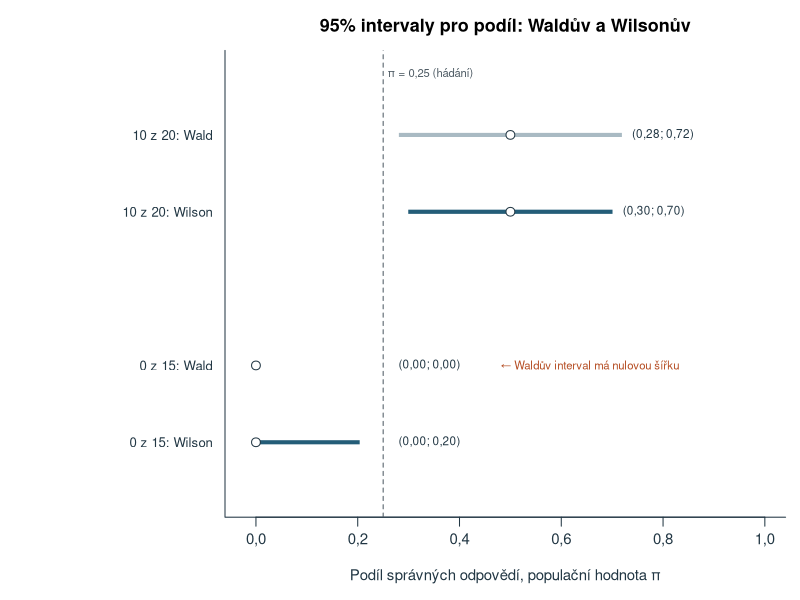
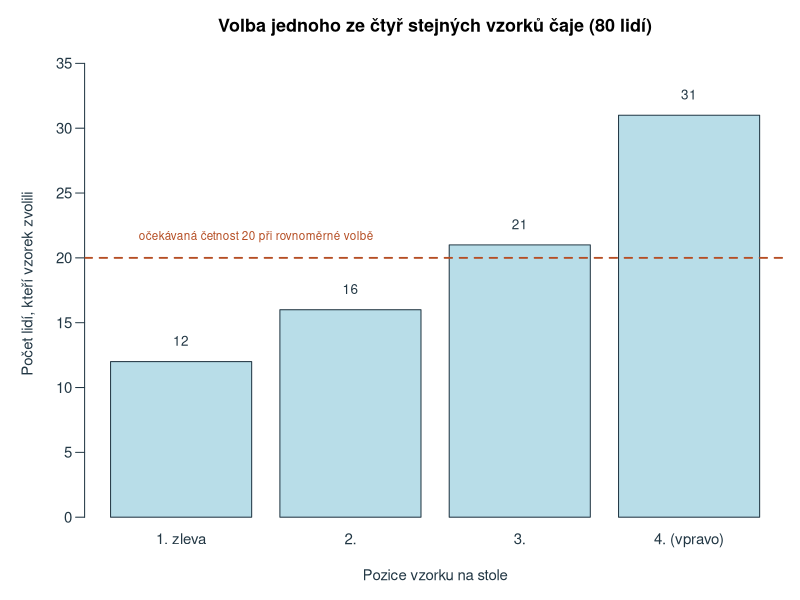
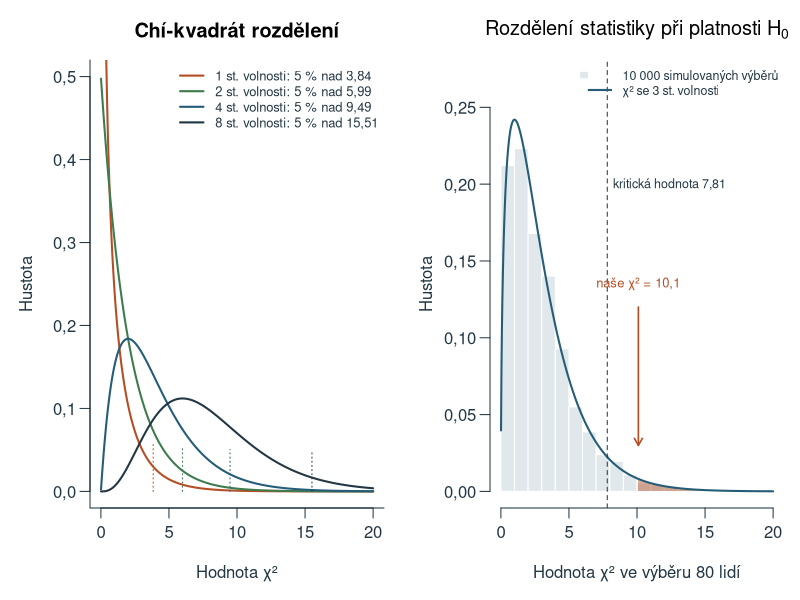
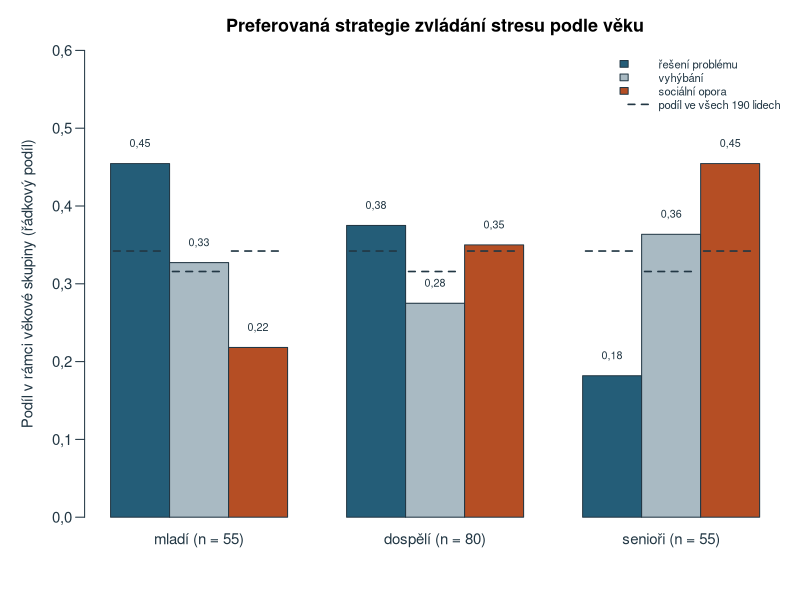
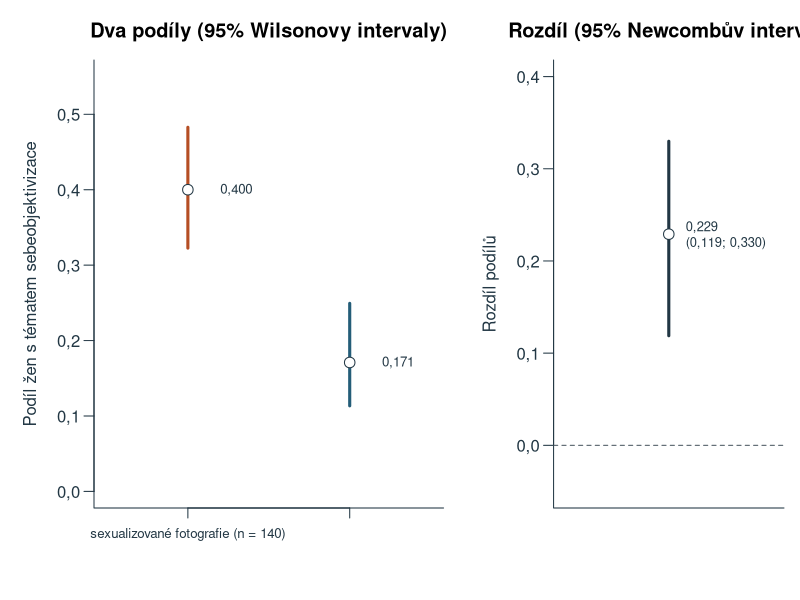

Here is the R script that generated these plots, in order:
# Teaching data, calculations and figures for chapter 9; base R, UTF-8, deterministic project-root paths.
# Real data quoted from sources: Daniels (2012) via Field et al. (p. 638); aspirin study, Prozac and anorexia,
# help-seeking (fictitious per Howell), daylight saving time (Howell's illustration) and Berkeley admissions
# via Howell (2013, ch. 6); ganzfeld studies via Cumming and Calin-Jageman (Table 13.1).
# Everything else is an authored teaching model.
ch9_out <- 'assets/chapter-09/plots'
ch9_old_options <- options(OutDec=',')
dir.create(ch9_out,recursive=TRUE,showWarnings=FALSE)
ch9_blue <- '#245D78'; ch9_orange <- '#B54E24'; ch9_fill <- '#B8DDE8'; ch9_gray <- '#4D5A63'; ch9_pale <- '#E1E8EB'; ch9_sand <- '#FAECDD'; ch9_ink <- '#223744'; ch9_mute <- '#A9BAC3'; ch9_green <- '#3E7B4F'
ch9_num <- function(x,digits=2) sub('^-','−',formatC(x,format='f',digits=digits,decimal.mark=','))
ch9_draw <- function(name,code,width=8,height=4.5) {
  svg(file.path(ch9_out,paste0(name,'.svg')),width=width,height=height,family='sans',bg='white')
  par(mar=c(4.5,4.5,2.6,.8),mgp=c(2.7,.7,0),las=1,col.axis=ch9_ink,col.lab=ch9_ink,fg=ch9_ink,cex=.9)
  force(code); dev.off()
}
ch9_z <- qnorm(.975)
# Procedures -------------------------------------------------------------------------------
# Wald interval: explanatory step only. Wilson score interval: the interval the chapter computes.
ch9_wald <- function(x,n,z=ch9_z) { p <- x/n; se <- sqrt(p*(1-p)/n); c(p=p,se=se,dolni=p-z*se,horni=p+z*se) }
ch9_wilson <- function(x,n,z=ch9_z) {
  p <- x/n; stred <- (p+z^2/(2*n))/(1+z^2/n); pul <- z/(1+z^2/n)*sqrt(p*(1-p)/n+z^2/(4*n^2))
  c(p=p,stred=stred,pul=pul,dolni=stred-pul,horni=stred+pul)
}
# Score test of one proportion (standard error from the null value); its inversion gives the Wilson interval.
ch9_score1 <- function(x,n,p0) { z <- (x/n-p0)/sqrt(p0*(1-p0)/n); c(z=z,p=2*pnorm(-abs(z))) }
# Two independent proportions: Newcombe hybrid score interval from the two Wilson intervals,
# Wald interval only to show the summing of variances, and the test with the pooled proportion.
ch9_two <- function(x1,n1,x2,n2,z=ch9_z) {
  w1 <- ch9_wilson(x1,n1,z); w2 <- ch9_wilson(x2,n2,z); p1 <- x1/n1; p2 <- x2/n2; d <- p1-p2
  pp <- (x1+x2)/(n1+n2); se0 <- sqrt(pp*(1-pp)*(1/n1+1/n2)); se <- sqrt(p1*(1-p1)/n1+p2*(1-p2)/n2); zz <- d/se0
  c(p1=p1,p2=p2,rozdil=d,spolecny=pp,se0=se0,z=zz,chi2=zz^2,p=2*pnorm(-abs(zz)),
    se_wald=se,wald_dolni=d-z*se,wald_horni=d+z*se,
    dolni=d-sqrt((p1-w1[['dolni']])^2+(w2[['horni']]-p2)^2),horni=d+sqrt((w1[['horni']]-p1)^2+(p2-w2[['dolni']])^2))
}
# Pearson chi-square for a table of counts; expected counts from the margins (product rule).
ch9_table <- function(f) {
  n <- sum(f); r <- rowSums(f); s <- colSums(f); e <- outer(r,s)/n
  chi2 <- sum((f-e)^2/e); df <- (nrow(f)-1)*(ncol(f)-1)
  pear <- (f-e)/sqrt(e); adj <- (f-e)/sqrt(e*outer(1-r/n,1-s/n))
  list(n=n,e=e,chi2=chi2,df=df,p=pchisq(chi2,df,lower.tail=FALSE),prispevky=(f-e)^2/e,pearson=pear,upravena=adj,
       radkove=f/r,V=sqrt(chi2/(n*(min(dim(f))-1))))
}
ch9_gof <- function(f,p0) { n <- sum(f); e <- n*p0; chi2 <- sum((f-e)^2/e); df <- length(f)-1
  list(n=n,e=e,prispevky=(f-e)^2/e,chi2=chi2,df=df,p=pchisq(chi2,df,lower.tail=FALSE)) }
# Effect measures for a 2 x 2 table: rows = groups (first row compared with the reference second row),
# first column = the event. Log intervals for the ratios are optional in the text.
ch9_effects <- function(f,z=ch9_z) {
  r1 <- f[1,1]/sum(f[1,]); r2 <- f[2,1]/sum(f[2,]); o1 <- f[1,1]/f[1,2]; o2 <- f[2,1]/f[2,2]
  rr <- r1/r2; or <- o1/o2
  se_lrr <- sqrt(1/f[1,1]-1/sum(f[1,])+1/f[2,1]-1/sum(f[2,])); se_lor <- sqrt(sum(1/f))
  tb <- ch9_table(f)
  c(riziko1=r1,riziko2=r2,rozdil=r1-r2,rr=rr,sance1=o1,sance2=o2,or=or,
    rr_dolni=exp(log(rr)-z*se_lrr),rr_horni=exp(log(rr)+z*se_lrr),or_dolni=exp(log(or)-z*se_lor),or_horni=exp(log(or)+z*se_lor),
    se_lrr=se_lrr,se_lor=se_lor,chi2=tb$chi2,p=tb$p,phi=sqrt(tb$chi2/tb$n))
}
# Fisher's exact test, two-sided: tables with the observed margins at most as probable as the observed one.
ch9_fisher <- function(f) {
  r1 <- sum(f[1,]); s1 <- sum(f[,1]); n <- sum(f); a <- max(0,s1-(n-r1)):min(r1,s1)
  pr <- dhyper(a,s1,n-s1,r1); pobs <- dhyper(f[1,1],s1,n-s1,r1)
  list(a=a,pr=pr,pobs=pobs,p=sum(pr[pr<=pobs*(1+1e-7)]))
}
# McNemar: exact binomial test of the discordant pairs (two-sided) and the chi-square approximation.
ch9_mcnemar <- function(b,c) { m <- b+c
  c(neshodne=m,presne=min(1,2*pbinom(min(b,c),m,.5)),chi2=(b-c)^2/m,priblizne=pchisq((b-c)^2/m,1,lower.tail=FALSE)) }
# 1. Running example: chapter 5 table, now a random sample. Rows women, men; columns elevated, low stress.
ch9_stres <- matrix(c(40,60,30,70),2,byrow=TRUE,dimnames=list(c('ženy','muži'),c('zvýšený','nízký')))
ch9_stres_two <- ch9_two(40,100,30,100); ch9_stres_tab <- ch9_table(ch9_stres)
ch9_stres_w <- rbind(zeny=ch9_wilson(40,100),muzi=ch9_wilson(30,100))
ch9_stres_dvoj <- ch9_two(80,200,60,200)
ch9_stres_fisher <- ch9_fisher(ch9_stres)
ch9_stres_eff <- ch9_effects(ch9_stres)
# 2. One proportion: 10 correct of 20 (chapter 6 test with guessing probability 0.25) and 0 of 15.
ch9_t20_wald <- ch9_wald(10,20); ch9_t20_wil <- ch9_wilson(10,20); ch9_t20_score <- ch9_score1(10,20,.25)
ch9_t20_binom <- pbinom(9,20,.25,lower.tail=FALSE)
ch9_n15_wald <- ch9_wald(0,15); ch9_n15_wil <- ch9_wilson(0,15)
ch9_t80_wil <- ch9_wilson(40,80)
# 3. Goodness of fit: 80 people choose one of four identical tea samples placed left to right (authored).
ch9_pozice <- c(12,16,21,31); names(ch9_pozice) <- c('1. zleva','2. zleva','3. zleva','4. zleva (vpravo)')
ch9_poz <- ch9_gof(ch9_pozice,rep(.25,4))
ch9_poz_w <- t(sapply(ch9_pozice,ch9_wilson,n=80))
# Simulated sampling distribution of the statistic under H0 (seed fixed, 10 000 samples of 80 choices).
set.seed(20261109)
ch9_sim <- replicate(10000,{ f <- tabulate(sample.int(4,80,replace=TRUE),4); sum((f-20)^2/20) })
# Two categories: chi-square equals z squared of the score test (10 of 20 against 0.25).
ch9_t20_gof <- ch9_gof(c(10,10),c(.25,.75))
# 4. Age group x preferred coping strategy (authored teaching example), n = 190.
ch9_zvl <- matrix(c(25,18,12, 30,22,28, 10,20,25),3,byrow=TRUE,
  dimnames=list(c('mladí (18–30)','dospělí (31–60)','senioři (60+)'),c('řešení problému','vyhýbání','sociální opora')))
ch9_zvl_tab <- ch9_table(ch9_zvl)
ch9_zvl_padj <- 2*pnorm(-abs(as.vector(ch9_zvl_tab$upravena)))
ch9_zvl_holm <- matrix(p.adjust(ch9_zvl_padj,'holm'),3)
# 5. Assumptions: daylight saving time (Howell, p. 154): yes only versus yes and no.
ch9_dst_bad <- ch9_gof(c(17,11),c(.5,.5)); ch9_dst <- ch9_table(matrix(c(17,3,11,9),2,byrow=TRUE))
# Small pilot study (authored): improvement in 8 of 10 with the intervention and 3 of 10 in the control group.
ch9_pilot <- matrix(c(8,2,3,7),2,byrow=TRUE); ch9_pilot_tab <- ch9_table(ch9_pilot); ch9_pilot_fisher <- ch9_fisher(ch9_pilot)
# 6. Effect sizes: Daniels (2012) via Field et al. (p. 638). Rows: sexualized, performance athletes; col 1 = theme present.
ch9_dan <- matrix(c(56,84,20,97),2,byrow=TRUE,dimnames=list(c('sexualizované','sportovní'),c('ano','ne')))
ch9_dan_eff <- ch9_effects(ch9_dan); ch9_dan_two <- ch9_two(56,140,20,117); ch9_dan_w <- rbind(ch9_wilson(56,140),ch9_wilson(20,117))
ch9_dan_phi01 <- cor(c(rep(1,140),rep(0,117)),c(rep(1,56),rep(0,84),rep(1,20),rep(0,97)))
# Rare event contrast: aspirin study via Howell (pp. 160-163). Rows: placebo, aspirin; col 1 = heart attack.
ch9_asp <- matrix(c(189,10845,104,10933),2,byrow=TRUE); ch9_asp_eff <- ch9_effects(ch9_asp)
# 7. Paired binary data: help seeking in fall and spring (Howell, Table 6.7; fictitious data).
ch9_pomoc <- matrix(c(38,4,12,18),2,byrow=TRUE,dimnames=list(podzim=c('ano','ne'),jaro=c('ano','ne')))
ch9_pomoc_mc <- ch9_mcnemar(b=12,c=4)
ch9_pomoc_p <- c(podzim=42/72,jaro=50/72,rozdil=(12-4)/72)
# Optional: Berkeley departments B-F via Howell (Table 6.9); department A omitted as in Howell.
ch9_berk <- data.frame(obor=c('B','C','D','E','F'),m_prijati=c(353,120,138,53,22),m_odmitnuti=c(207,205,279,138,351),
  z_prijate=c(17,202,131,94,24),z_odmitnute=c(8,391,244,299,317))
ch9_berk_m <- with(ch9_berk,sum(m_prijati)/sum(m_prijati+m_odmitnuti)); ch9_berk_z <- with(ch9_berk,sum(z_prijate)/sum(z_prijate+z_odmitnute))
# Optional: Cohen's kappa (Howell, Table 6.13).
ch9_kappa_t <- matrix(c(15,2,3, 1,3,2, 0,1,3),3,byrow=TRUE)
ch9_kappa <- with(list(f=ch9_kappa_t,n=30),{ po <- sum(diag(f)); pe <- sum(rowSums(f)*colSums(f))/n; c(shody=po,ocekavane=pe,kappa=(po-pe)/(n-pe)) })
# Optional: ganzfeld studies combined (Cumming and Calin-Jageman, Table 13.1): 106 hits of 329, chance 0.25.
ch9_ganz <- c(ch9_wilson(106,329),p_binom=pbinom(105,329,.25,lower.tail=FALSE))
# Exercise inputs (authored unless stated) -----------------------------------------------------
ch9_u02 <- c(x=18,n=60); ch9_u02b <- c(x=72,n=240)
ch9_u03 <- c(x=0,n=25)
ch9_u04 <- matrix(c(13,36,14,30),2,byrow=TRUE) # Prozac and relapse (Walsh et al., 2006, via Howell, Table 6.5); col 1 = weight maintained
ch9_u05 <- c(kamen=30,papir=21,nuzky=24) # Howell (p. 143), hypothetical
ch9_u06 <- c(52,50,31,17); ch9_u06_p0 <- c(.40,.30,.20,.10) # reasons for contacting a counselling centre
ch9_u07 <- matrix(c(28,14,18, 22,25,13, 12,30,18),3,byrow=TRUE,
  dimnames=list(c('1. ročník','2. ročník','3. ročník'),c('opakované čtení','procvičování úloh','vysvětlování druhým')))
ch9_u10 <- matrix(c(19,74,22,187),2,byrow=TRUE) # Howell and Huessy (1981) via Howell, exercise 6.8; col 1 = remedial English
ch9_u11 <- matrix(c(25,3,11,21),2,byrow=TRUE) # opinion before and after a course; 4 more students only before
ch9_u12 <- matrix(c(6,2,2,7),2,byrow=TRUE) # small pilot: recovery in 6 of 8 versus 2 of 9
# Results used in solutions
ch9_u02_w <- ch9_wilson(18,60); ch9_u02b_w <- ch9_wilson(72,240)
ch9_u03_wald <- ch9_wald(1,25); ch9_u03_wil0 <- ch9_wilson(0,25); ch9_u03_wil1 <- ch9_wilson(1,25)
ch9_u04_two <- ch9_two(13,49,14,44); ch9_u04_fisher <- ch9_fisher(ch9_u04)
ch9_u05_gof <- ch9_gof(ch9_u05,rep(1/3,3))
ch9_u06_gof <- ch9_gof(ch9_u06,ch9_u06_p0)
ch9_u07_tab <- ch9_table(ch9_u07)
ch9_u07_holm <- matrix(p.adjust(2*pnorm(-abs(as.vector(ch9_u07_tab$upravena))),'holm'),3)
ch9_u10_eff <- ch9_effects(ch9_u10); ch9_u10_two <- ch9_two(19,93,22,209)
ch9_u11_mc <- ch9_mcnemar(b=11,c=3)
ch9_u12_tab <- ch9_table(ch9_u12); ch9_u12_fisher <- ch9_fisher(ch9_u12); ch9_u12_two <- ch9_two(6,8,2,9)
# Figures -----------------------------------------------------------------------------------
ch9_draw('wald-wilson', {
  par(mar=c(4.6,12.5,2.8,.8))
  rows <- rbind(ch9_t20_wald[c('p','dolni','horni')],ch9_t20_wil[c('p','dolni','horni')],
                ch9_n15_wald[c('p','dolni','horni')],ch9_n15_wil[c('p','dolni','horni')])
  y <- c(4.2,3.4,1.8,1); cols <- c(ch9_mute,ch9_blue,ch9_mute,ch9_blue)
  plot(NA,xlim=c(-.02,1),ylim=c(.4,4.9),yaxt='n',xlab='Podíl správných odpovědí, populační hodnota π',ylab='',main='95% intervaly pro podíl: Waldův a Wilsonův',bty='l')
  abline(v=.25,lty=2,col=ch9_gray); text(.25,4.85,'π = 0,25 (hádání)',cex=.75,col=ch9_gray,adj=c(-.05,.5))
  axis(2,at=y,labels=c('10 z 20: Wald','10 z 20: Wilson','0 z 15: Wald','0 z 15: Wilson'),tick=FALSE,cex.axis=.88)
  segments(pmax(rows[,2],0),y,rows[,3],y,lwd=4,col=cols,lend=1); points(rows[,1],y,pch=21,bg='white',col=ch9_ink,cex=1.3)
  lab <- paste0('(',ch9_num(pmax(rows[,2],0)),'; ',ch9_num(rows[,3]),')')
  text(c(rows[1:2,3]+.02,.28,.28),y,lab,adj=0,cex=.78)
  text(.48,1.8,'← Waldův interval má nulovou šířku',adj=0,cex=.76,col=ch9_orange)
},width=9,height=4.2)
ch9_draw('pozice', {
  par(mar=c(4.6,4.7,2.8,.8))
  b <- barplot(ch9_pozice,ylim=c(0,36),col=ch9_fill,border=ch9_ink,names.arg=c('1. zleva','2.','3.','4. (vpravo)'),
    ylab='Počet lidí, kteří vzorek zvolili',xlab='Pozice vzorku na stole',main='Volba jednoho ze čtyř stejných vzorků čaje (80 lidí)')
  abline(h=20,lty=2,lwd=1.8,col=ch9_orange); text(b[1]-.3,21.6,'očekávaná četnost 20 při rovnoměrné volbě',adj=0,cex=.78,col=ch9_orange)
  text(b,ch9_pozice+1.6,ch9_pozice,cex=.9)
},width=8.4,height=4.4)
ch9_draw('chi-kvadrat', {
  par(mfrow=c(1,2),mar=c(4.6,4.5,3,.8))
  x <- seq(.01,20,length.out=600); dfs <- c(1,2,4,8); cols <- c(ch9_orange,ch9_green,ch9_blue,ch9_ink)
  plot(NA,xlim=c(0,20),ylim=c(0,.5),xlab='Hodnota χ²',ylab='Hustota',main='Chí-kvadrát rozdělení',bty='l')
  for(i in seq_along(dfs)) { lines(x,dchisq(x,dfs[i]),lwd=2,col=cols[i]); q <- qchisq(.95,dfs[i]); segments(q,0,q,dchisq(q,dfs[i])+.03,lty=3,col=cols[i]) }
  legend('topright',paste0(dfs,' st. volnosti: 5 % nad ',ch9_num(qchisq(.95,dfs))),col=cols,lwd=2,bty='n',cex=.78)
  h <- hist(ch9_sim,breaks=seq(0,max(ch9_sim)+1,by=1),plot=FALSE)
  plot(h,freq=FALSE,col=ch9_pale,border='white',xlim=c(0,20),ylim=c(0,.27),xlab='Hodnota χ² ve výběru 80 lidí',ylab='Hustota',main=expression(paste('Rozdělení statistiky při platnosti ',H[0])),bty='l')
  xx <- seq(ch9_poz$chi2,20,length.out=200); polygon(c(xx,rev(xx)),c(dchisq(xx,3),rep(0,200)),col=adjustcolor(ch9_orange,.45),border=NA)
  lines(x,dchisq(x,3),lwd=2,col=ch9_blue); abline(v=qchisq(.95,3),lty=2,col=ch9_ink)
  arrows(ch9_poz$chi2,.12,ch9_poz$chi2,.03,length=.08,col=ch9_orange,lwd=1.6); text(ch9_poz$chi2,.135,paste0('naše χ² = ',ch9_num(ch9_poz$chi2,1)),cex=.78,col=ch9_orange)
  text(qchisq(.95,3),.2,paste0('kritická hodnota ',ch9_num(qchisq(.95,3))),adj=-.05,cex=.75)
  legend('topright',c('10 000 simulovaných výběrů','χ² se 3 st. volnosti'),fill=c(ch9_pale,NA),border=c('white',NA),lwd=c(NA,2),col=c(NA,ch9_blue),bty='n',cex=.75)
},width=10,height=4.4)
ch9_draw('zvladani', {
  par(mar=c(4.6,4.7,2.8,.8))
  m <- t(ch9_zvl_tab$radkove); celkem <- colSums(ch9_zvl)/sum(ch9_zvl)
  b <- barplot(m,beside=TRUE,ylim=c(0,.6),col=c(ch9_blue,ch9_mute,ch9_orange),border=ch9_ink,ylab='Podíl v rámci věkové skupiny (řádkový podíl)',
    names.arg=c('mladí (n = 55)','dospělí (n = 80)','senioři (n = 55)'),main='Preferovaná strategie zvládání stresu podle věku')
  for(j in 1:3) segments(b[j,]-.45,celkem[j],b[j,]+.45,celkem[j],lty=2,lwd=1.6,col=ch9_ink)
  text(b,m+.025,ch9_num(m,2),cex=.72)
  legend('topright',c(colnames(ch9_zvl),'podíl ve všech 190 lidech'),fill=c(ch9_blue,ch9_mute,ch9_orange,NA),border=c(ch9_ink,ch9_ink,ch9_ink,NA),lty=c(NA,NA,NA,2),lwd=c(NA,NA,NA,1.6),bty='n',cex=.75)
},width=9,height=4.6)
ch9_draw('daniels', {
  layout(matrix(1:2,1),widths=c(1.35,1)); par(mar=c(4.6,4.7,3,.8))
  w <- ch9_dan_w
  plot(NA,xlim=c(.5,2.5),ylim=c(0,.55),xaxt='n',xlab='',ylab='Podíl žen s tématem sebeobjektivizace',main='Dva podíly (95% Wilsonovy intervaly)',bty='l')
  axis(1,at=1:2,labels=c('sexualizované fotografie (n = 140)','sportovní fotografie (n = 117)'),cex.axis=.8)
  segments(1:2,w[,'dolni'],1:2,w[,'horni'],lwd=3,col=c(ch9_orange,ch9_blue)); points(1:2,w[,'p'],pch=21,bg='white',col=ch9_ink,cex=1.4)
  text(1:2+.2,w[,'p'],paste0(ch9_num(w[,'p'],3)),adj=0,cex=.8)
  r <- ch9_dan_two
  plot(NA,xlim=c(.5,1.5),ylim=c(-.05,.4),xaxt='n',xlab='',ylab='Rozdíl podílů',main='Rozdíl (95% Newcombův interval)',bty='l')
  abline(h=0,lty=2,col=ch9_gray); segments(1,r['dolni'],1,r['horni'],lwd=3,col=ch9_ink); points(1,r['rozdil'],pch=21,bg='white',col=ch9_ink,cex=1.4)
  text(1.08,r['rozdil'],paste0(ch9_num(r['rozdil'],3),'\n(',ch9_num(r['dolni'],3),'; ',ch9_num(r['horni'],3),')'),adj=0,cex=.78)
},width=9.6,height=4.4)
options(ch9_old_options)
